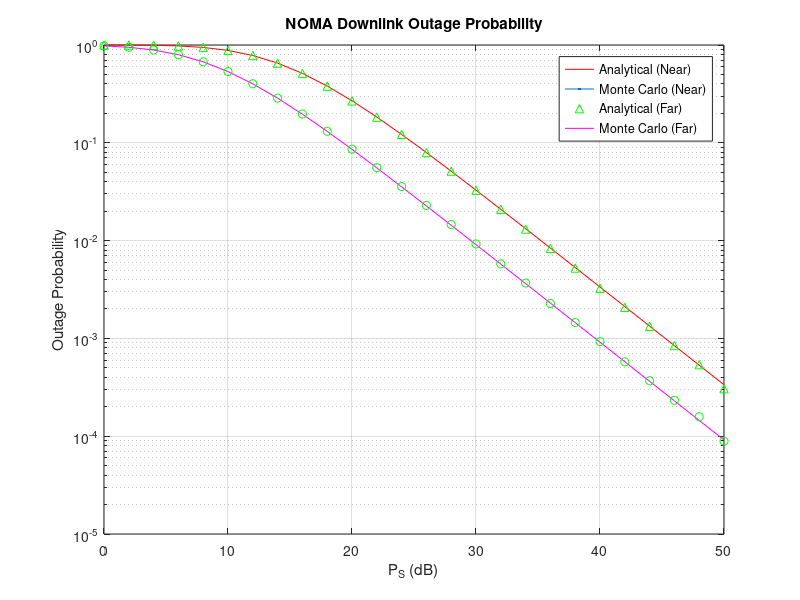

MATLAB code to generate this figure:
clear; clc;

% System Parameters
N = 1e6;
var_n = 1;
P_S_dBm_range = 0:2:50;
P_S = 10.^(P_S_dBm_range./10);
P_num = numel(P_S);
P_Uf = 3;
P_Un = 6;
a_f = 0.7;
a_n = 0.3;

% SINR Thresholds
gamma_th_n_DL = 0.9;
gamma_th_f_DL = 0.5;

% Part (b) - Downlink Near User
var_SDn = 1;
var_fn = 1.2;
var_nn = 1.1;

% Channel Formation
h_SDn = sqrt(var_SDn/2) * (randn(1,N) + 1i*randn(1,N));
h_fn = sqrt(var_fn/2) * (randn(1,N) + 1i*randn(1,N));
h_nn = sqrt(var_nn/2) * (randn(1,N) + 1i*randn(1,N));

g_SDn = abs(h_SDn).^2;
g_fn = abs(h_fn).^2;
g_nn = abs(h_nn).^2;

beta_SDn = var_SDn;
beta_fn = var_fn;
beta_nn = var_nn;


% Analytical Calculation
phi = max(gamma_th_n_DL ./ (a_n .* (P_S ./ var_n)), gamma_th_f_DL ./ ((a_f - gamma_th_f_DL*a_n) .* (P_S ./ var_n)));
P_out_Dn_al = 1 - (beta_SDn ./ (beta_SDn + beta_fn*(P_Uf/var_n).*phi)) .* (beta_SDn ./ (beta_SDn + beta_nn*(P_Un/var_n).*phi)) .* exp(-phi/beta_SDn);

% Part (c) - Downlink Far User
var_SDf = 1.5;
var_ff = 1.7;
var_nf = 1.5;

h_SDf = sqrt(var_SDf/2) * (randn(1,N) + 1i*randn(1,N));
h_ff = sqrt(var_ff/2) * (randn(1,N) + 1i*randn(1,N));
h_nf = sqrt(var_nf/2) * (randn(1,N) + 1i*randn(1,N));

g_SDf = abs(h_SDf).^2;
g_ff = abs(h_ff).^2;
g_nf = abs(h_nf).^2;

beta_SDf = var_SDf;
beta_ff = var_ff;
beta_nf = var_nf;



% Analytical Calculation
theta = gamma_th_f_DL ./ ((a_f - gamma_th_f_DL*a_n) .* (P_S ./ var_n));
P_out_Df_al = 1 - (beta_SDf ./ (beta_SDf + beta_ff*(P_Uf/var_n).*theta)) .* (beta_SDf ./ (beta_SDf + beta_nf*(P_Un/var_n).*theta)) .* exp(-theta/beta_SDf);

% Simulation Loop
P_out_Df_sim = zeros(1, P_num);
P_out_Dn_sim = zeros(1, P_num);
for i = 1:P_num
    P = P_S(i);

    % SINR for Near User in Downlink NOMA with SIC
    gamma_Dn_xf = (a_f * P .* g_SDn) ./ (a_n * P .* g_SDn + P_Uf .* g_fn + P_Un .* g_nn + var_n);
    gamma_Dn_xn = (a_n * P .* g_SDn) ./ (P_Uf .* g_fn + P_Un .* g_nn + var_n);

    % Near User Downlink Outage Probability
    P_out_Dn_sim(i) = 1 - mean(gamma_Dn_xn > gamma_th_n_DL & gamma_Dn_xf > gamma_th_f_DL);
    
    % SINR for Far User in Downlink NOMA
    gamma_Df_xf = (a_f * P .* g_SDf) ./ (a_n * P .* g_SDf + P_Uf .* g_ff + P_Un .* g_nf + var_n);

    % Far User Downlink Outage Probability
    P_out_Df_sim(i) = mean(gamma_Df_xf < gamma_th_f_DL);
end

% Plotting
f_bc = figure;
semilogy(P_S_dBm_range, P_out_Dn_al, 'r', LineWidth=1); hold on;
semilogy(P_S_dBm_range, P_out_Dn_sim, 'g^'); 
semilogy(P_S_dBm_range, P_out_Df_al, 'm', LineWidth=1);
semilogy(P_S_dBm_range, P_out_Df_sim, 'go');
grid on;
xlabel('P_S (dB)');
ylabel('Outage Probability');
legend('Analytical (Near)', 'Monte Carlo (Near)', 'Analytical (Far)', 'Monte Carlo (Far)');
title('NOMA Downlink Outage Probability');
saveas(f_bc, 'Q1_b_c.fig');
